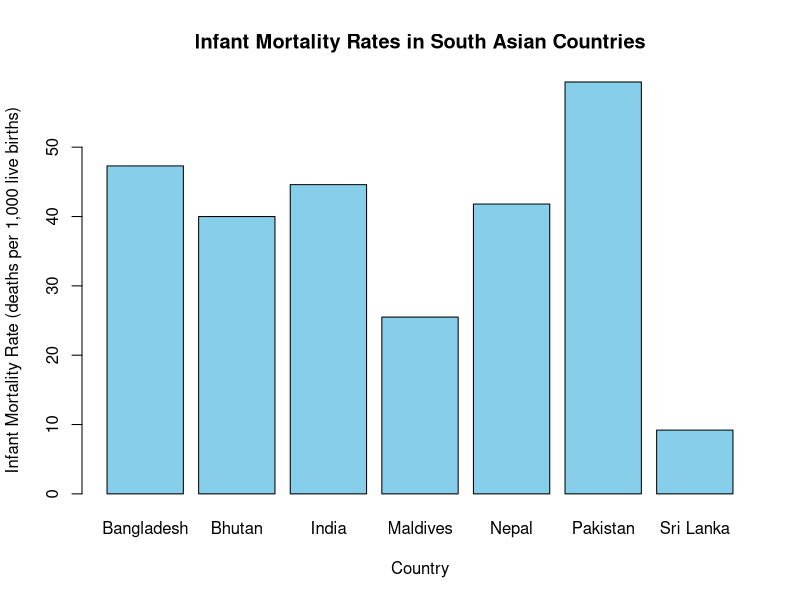

Source code (R):
# page no 40
countries <- c("Bangladesh", "Bhutan", "India", "Maldives", "Nepal", "Pakistan", "Sri Lanka")
mortality_rates <- c(47.3, 40.0, 44.6, 25.5, 41.8, 59.4, 9.2)
data <- data.frame(Country = countries, Mortality_Rate = mortality_rates)
barplot(data$Mortality_Rate, names.arg = data$Country, 
        xlab = "Country", ylab = "Infant Mortality Rate (deaths per 1,000 live births)",
        col = "skyblue", main = "Infant Mortality Rates in South Asian Countries")
